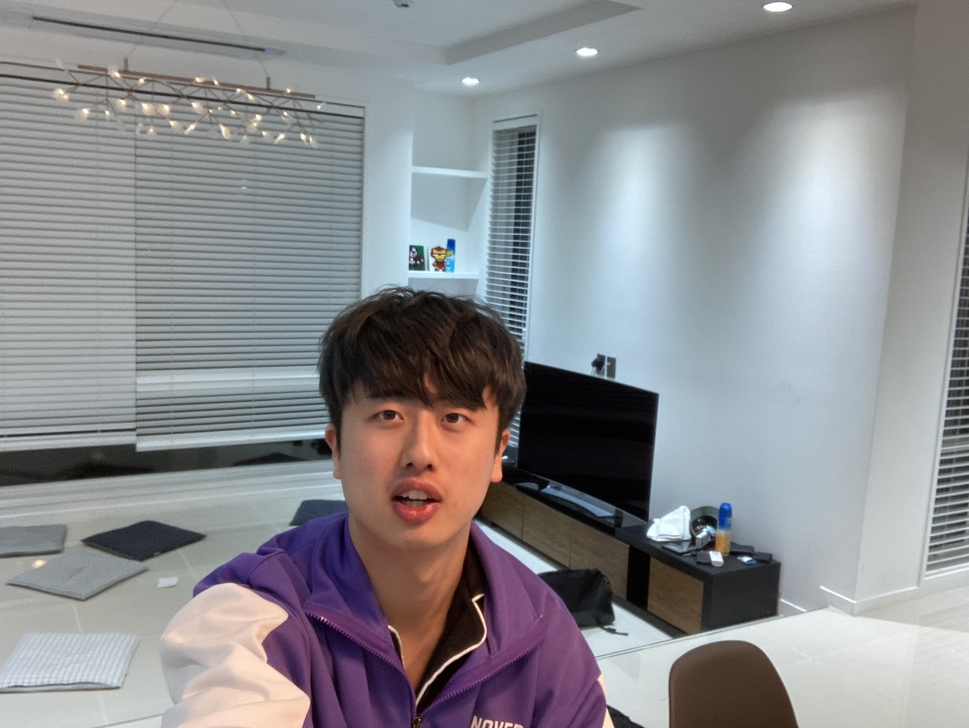
//> input picture OpenCV_12Week/OpenCV_12Week/Base.lproj/me.jpeg, 969 x 728 px, shrunk from 3088 x 2320 before the run
$ ./main   (built with g++ and OpenCV 4)
//> lines starting //> are read from the running program, lines starting //| are printed output that depends on the picture; after the words box and inside, x2 and y2 are one past the last pixel; in counts of white or black regions, pixels touching at a corner belong together
#include<opencv2/opencv.hpp>
#include<opencv2/imgproc/types_c.h>

using namespace std;
using namespace cv;

string mePath = "/Users/cha-ji/iCloud Drive(아카이브)/3학년 1학기/영처실(코드)/Git/OpenCV_12Week/OpenCV_12Week/Base.lproj/me.jpeg";

void isSkinArea(Mat ycrcb[],Mat &skinImg){
    //resize
    skinImg = Mat(ycrcb[0].rows,ycrcb[0].cols,CV_8U);

    for(int i=0; i<skinImg.rows;i++){
        for(int j=0; j<skinImg.cols;j++){
            if(ycrcb[0].at<uchar>(i,j)>80
               && ycrcb[2].at<uchar>(i,j)<135
               && ycrcb[2].at<uchar>(i,j)>85
               && ycrcb[1].at<uchar>(i,j)>135
               && ycrcb[1].at<uchar>(i,j)<180)
                skinImg.at<uchar>(i,j) = 255;
        }
    }

}
int main(){
    Mat BGR_img = imread(mePath);
//> BGR_img is the input picture: 728 rows x 969 cols, CV_8UC3; mean B, G, R 141.6, 138.4, 138
    Mat HSV_img,hsv[3],
    YCrCb_img,ycrcb[3],
    Skin_img,bgr[3],skin_color;

    cvtColor(BGR_img, YCrCb_img,CV_BGR2YCrCb);
//> YCrCb_img: 728 rows x 969 cols, CV_8UC3; mean of channels 0, 1, 2 138.7, 127.5, 129.6

    split(YCrCb_img,ycrcb);
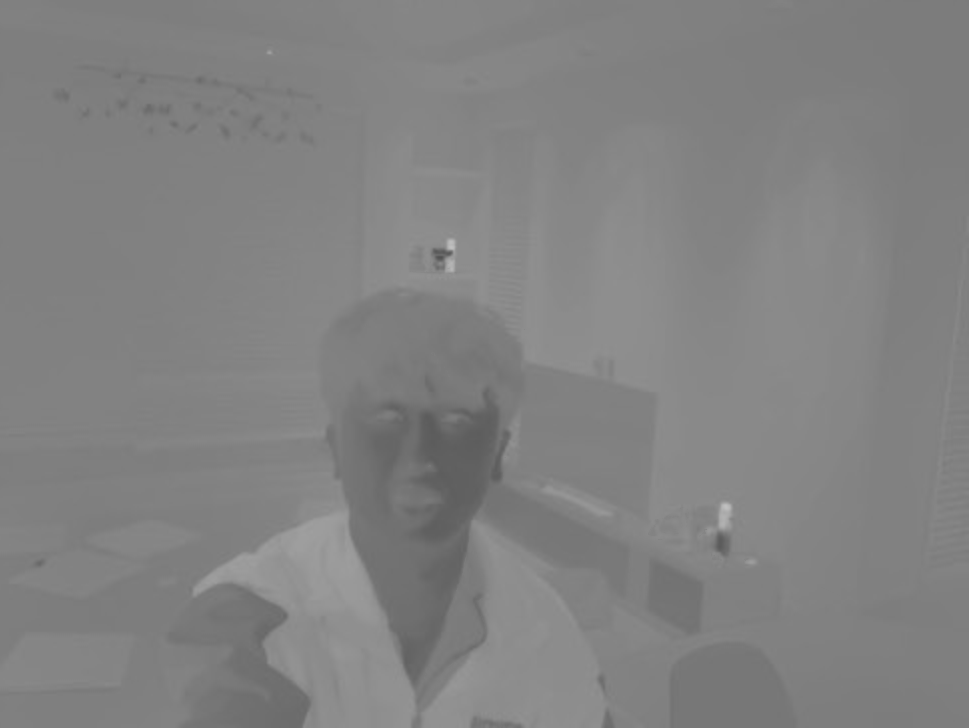
//> ycrcb[2]: 728 rows x 969 cols, CV_8UC1; min 81, max 192, mean 129.6
    split(BGR_img,bgr);
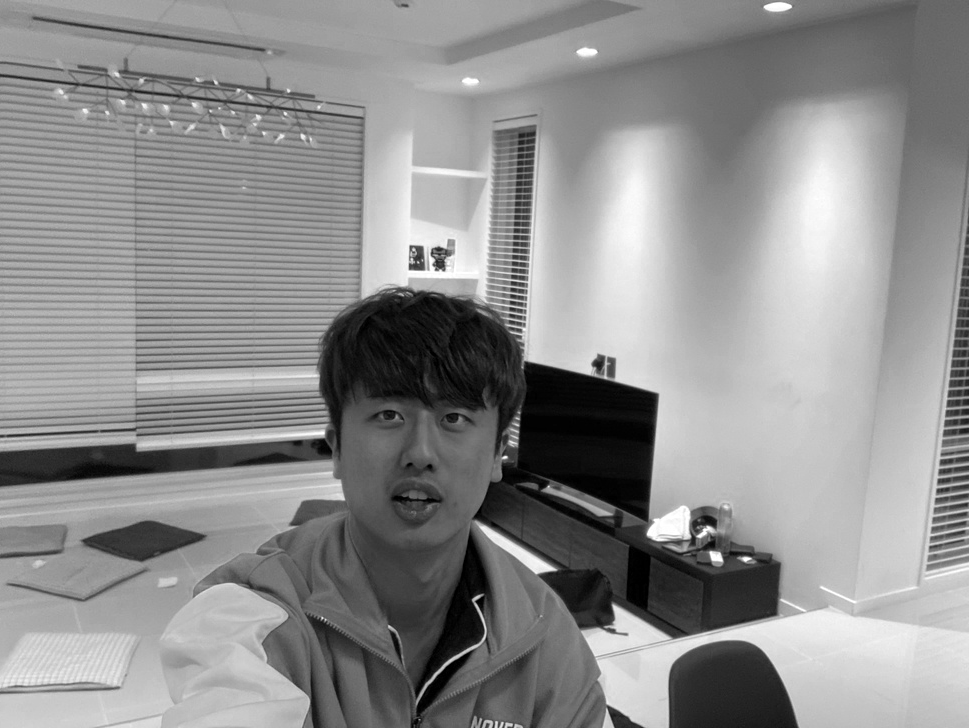
//> bgr[0]: 728 rows x 969 cols, CV_8UC1; min 0, max 255, mean 141.6
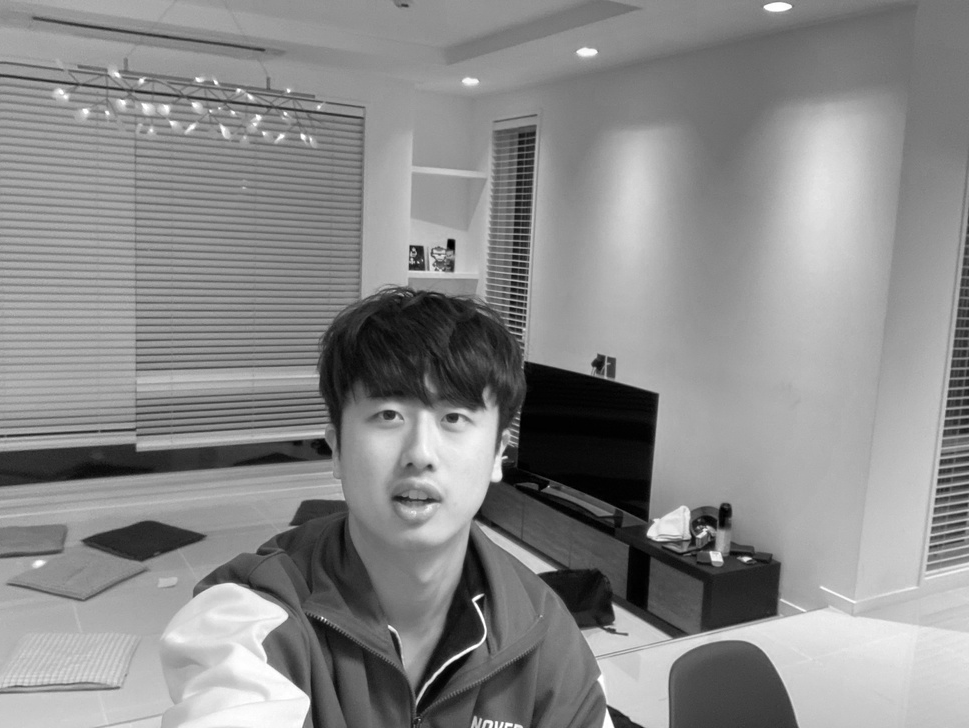
//> bgr[2]: 728 rows x 969 cols, CV_8UC1; min 0, max 255, mean 138

    isSkinArea(ycrcb,Skin_img);
//> in isSkinArea, `skinImg = Mat(ycrcb[0].rows,ycrcb[0].cols,CV_8U);`: skinImg: 728 rows x 969 cols, CV_8UC1; every value is 0
//> after the loop in isSkinArea, `for(int i=0; i<skinImg.rows;i++)`:
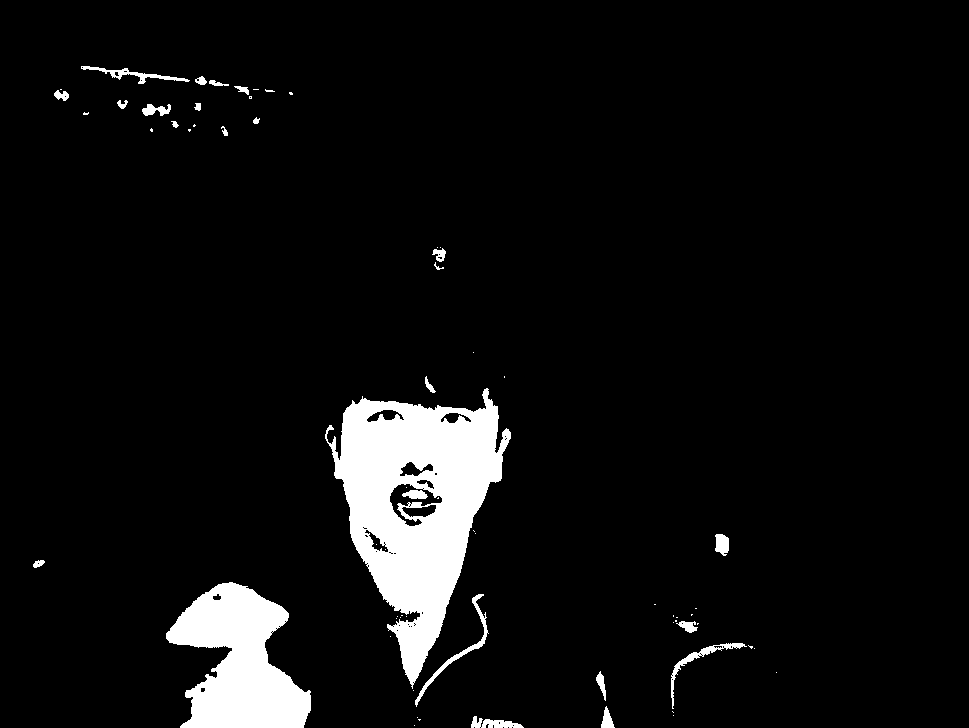
//> skinImg: 728 rows x 969 cols, CV_8UC1; 6.1% white; 67 white regions (42 under 20 px), largest, box (x1, y1, x2, y2) and area: (325, 388, 511, 689) 26477, (166, 582, 311, 728) 12804, (415, 594, 489, 707) 623
    for(int i=0;i<3;i++){   //행렬곱이 아닌 원소끼리의 곱을위해 mul을 사용
        bgr[i] = bgr[i].mul(Skin_img/255);
    }
    merge(bgr,3,skin_color);
    imshow("Skin(before)", Skin_img);

    // mophology
    Matx<uchar, 10, 10> mask;
    mask<< 0,1,1,1,1,1,1,1,1,0,
            1,1,1,1,1,1,1,1,1,1,
            1,1,1,1,1,1,1,1,1,1,
            1,1,1,1,1,1,1,1,1,1,
            1,1,1,1,1,1,1,1,1,1,
            1,1,1,1,1,1,1,1,1,1,
            1,1,1,1,1,1,1,1,1,1,
            1,1,1,1,1,1,1,1,1,1,
            1,1,1,1,1,1,1,1,1,1,
            0,1,1,1,1,1,1,1,1,0;

    morphologyEx(Skin_img, Skin_img, MORPH_OPEN, mask);
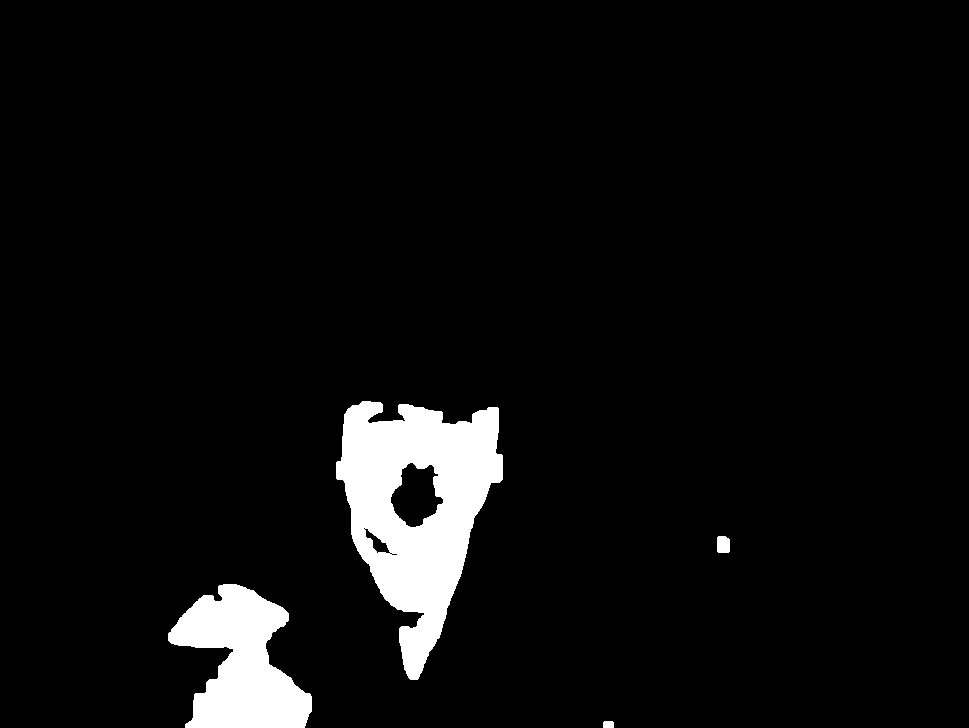
//> Skin_img: 728 rows x 969 cols, CV_8UC1; 5.3% white; 4 white regions, box (x1, y1, x2, y2) and area: (336, 401, 503, 680) 24488, (168, 584, 312, 728) 12350, (717, 536, 730, 553) 210, (603, 721, 614, 728) 75
    imshow("Skin (after)",Skin_img);

    for(int i=0;i<3;i++){   //행렬곱이 아닌 원소끼리의 곱을위해 mul을 사용
        bgr[i] = bgr[i].mul(Skin_img/255);
    }
    merge(bgr,3,skin_color);
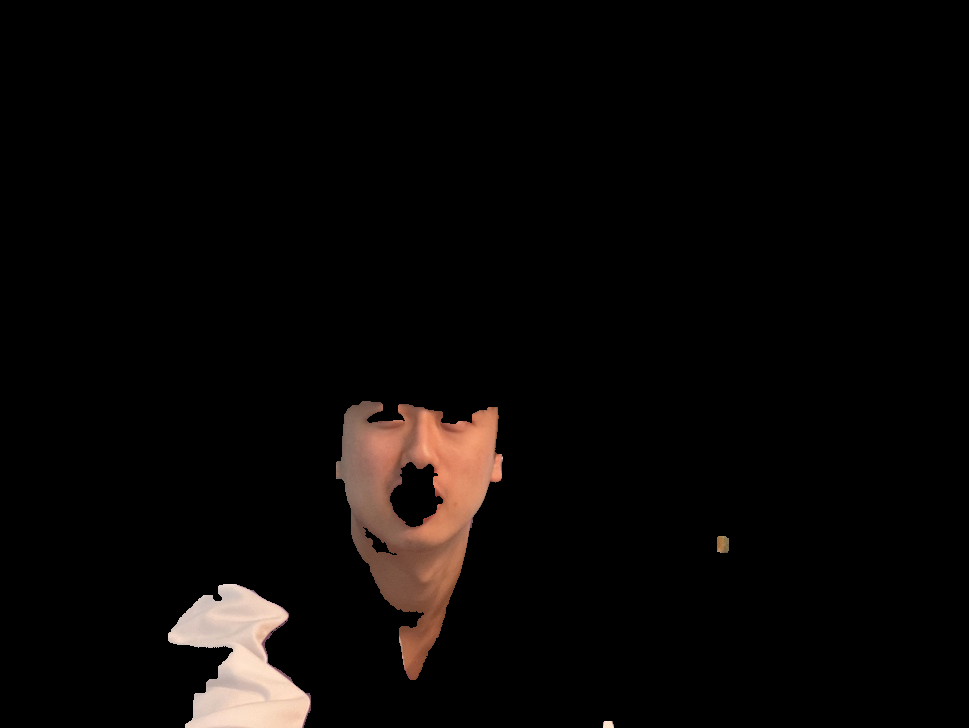
//> skin_color: 728 rows x 969 cols, CV_8UC3; mean B, G, R 6.1, 7.2, 9.7


    imshow("base",BGR_img);

    imshow("skinColor",skin_color);
    waitKey();
    return 0;
}
